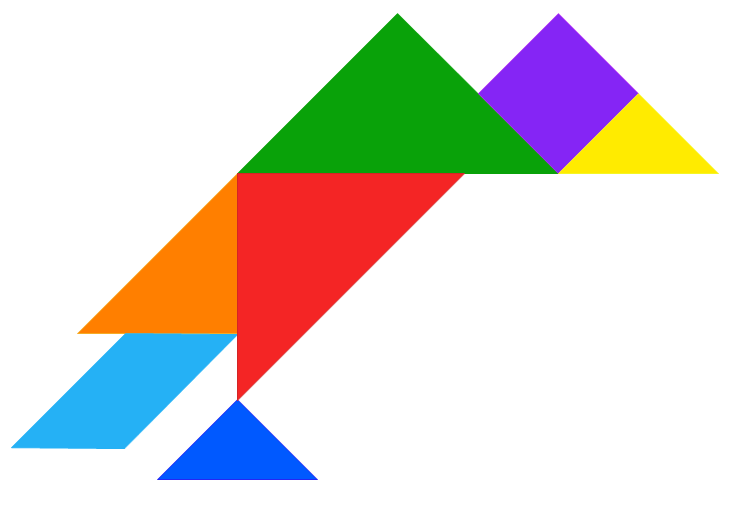
//> input picture images/bird.png, 732 x 507 px
$ ./color_detection   (built with g++ and OpenCV 4)
//> lines starting //> are read from the running program, lines starting //| are printed output that depends on the picture; after the words box and inside, x2 and y2 are one past the last pixel; in counts of white or black regions, pixels touching at a corner belong together
#include "opencv2/opencv.hpp"
#include <iostream>

using namespace std;
using namespace cv;

int checkPoly(vector<Point>& poly, float margin);
double getDistance(const Point& p1, const Point& p2);

int main () {
    int count = 0;
	Mat src = imread("images/bird.png");
//> src is the input picture: 507 rows x 732 cols, CV_8UC3; mean B, G, R 208.7, 215.2, 220.7
	if (src.empty()) {
        printf("File read error!\n");
        exit(-1);
    }

	Mat canny;
	Canny(src, canny, 30, 60);
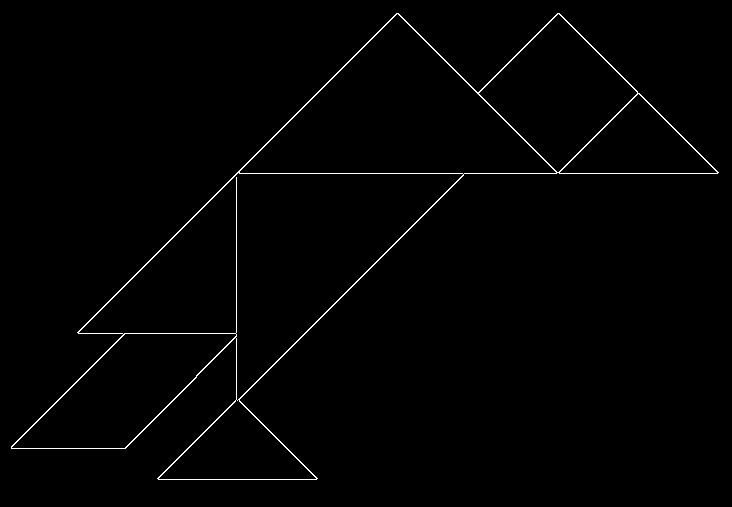
//> canny: 507 rows x 732 cols, CV_8UC1; 1.1% white in thin lines or dots, all inside (x1, y1, x2, y2) = (11, 13, 719, 480)
	dilate(canny, canny, Mat(), Point(-1, -1), 1);
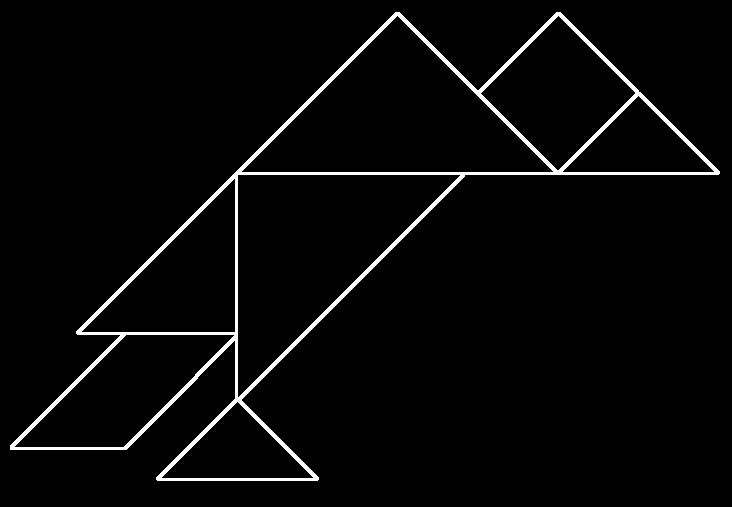
//> canny: 507 rows x 732 cols, CV_8UC1; 3.2% white; 1 white region
	imshow("Canny", canny);

	//find contours
	vector<vector<Point>> contours;
	vector<Vec4i> hierarchy;

	//	findContours(canny.clone(), contours, hierarchy, CV_RETR_TREE, CV_CHAIN_APPROX_SIMPLE);
	findContours(canny.clone(), contours, hierarchy, RETR_TREE, CHAIN_APPROX_SIMPLE);
//> contours = 8 contours; box (x1, y1, x2, y2) and area: (10, 12, 720, 481) 107358, (237, 174, 461, 398) 25086, (241, 15, 554, 173) 24647, (14, 334, 235, 448) 12388, (480, 15, 636, 171) 12090, (81, 178, 236, 333) 12010, (161, 401, 314, 479) 5927, (562, 95, 715, 173) 5927
	if (contours.size() <= 0) {
		cout << "No components" << endl;
		return -1;
	}

	int triangle = 0, srect = 0, prect = 0;
	Mat result = src.clone();

	for (size_t i = 0; i < contours.size(); i++) {
		vector<Point> poly;
		approxPolyDP(contours[i], poly, 10, true);
		int ret = 0;
		ret = checkPoly(poly, 0.7);

		if (ret != -1) {
			count++;
			polylines(result, poly, true, Scalar(0, 0, 0), 2);
			RotatedRect minrect = minAreaRect(poly);

			if (minrect.size.width * minrect.size.height < 90)
				continue;
			if (ret == 3) {
				triangle++;
				putText(result, "T", minrect.center, FONT_HERSHEY_COMPLEX, 0.6, Scalar(0, 0, 0), 2);
			}
			else if (ret == 4) {
				srect++;
				putText(result, "SR", minrect.center, FONT_HERSHEY_COMPLEX, 0.6, Scalar(0, 0, 0), 2);
			}
			else if (ret == 5) {
				prect++;
				putText(result, "PR", minrect.center, FONT_HERSHEY_COMPLEX, 0.6, Scalar(0, 0, 0), 2);
			}
		}
	}
//> this loop made 8 passes
//> (poly, ret, minrect, srect) on pass 7: (4 Points (x, y): [558, 15], [635, 93], [557, 170], [480, 93], 4, centre (557.2, 92.7), size (110.3, 109.6), angle -44.6, 2)
//> (poly, ret, minrect) on passes 2, 4, 5, 6, 8: (3 Points (x, y): [161, 477], [237, 401], [313, 477], 3, centre (237, 439), size (76, 152), angle -90), (3 Points (x, y): [234, 178], [235, 331], [82, 332], 3, centre (196.5, 293), size (216.4, 108.2), angle -45.4), (3 Points (x, y): [237, 396], [238, 174], [460, 175], 3, centre (293.2, 229.8), size (314, 157), angle -44.7), (3 Points (x, y): [562, 171], [638, 95], [714, 171], 3, centre (638, 133), size (76, 152), angle -90), (3 Points (x, y): [241, 171], [397, 15], [553, 171], 3, centre (397, 171), size (220.6, 220.6), angle -45)
//> pass 2, `putText(result, "T", minrect.center, FONT_HERSHEY_COMPLEX, 0.6, Scalar..`:
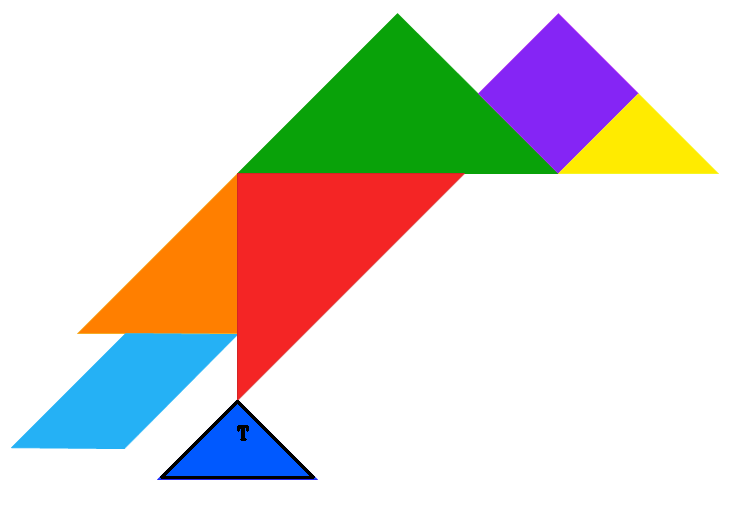
//> result: 507 rows x 732 cols, CV_8UC3; 0.36% of pixels changed, all inside (x1, y1, x2, y2) = (160, 400, 315, 479)
//> pass 3, `putText(result, "SR", minrect.center, FONT_HERSHEY_COMPLEX, 0.6, Scala..`:
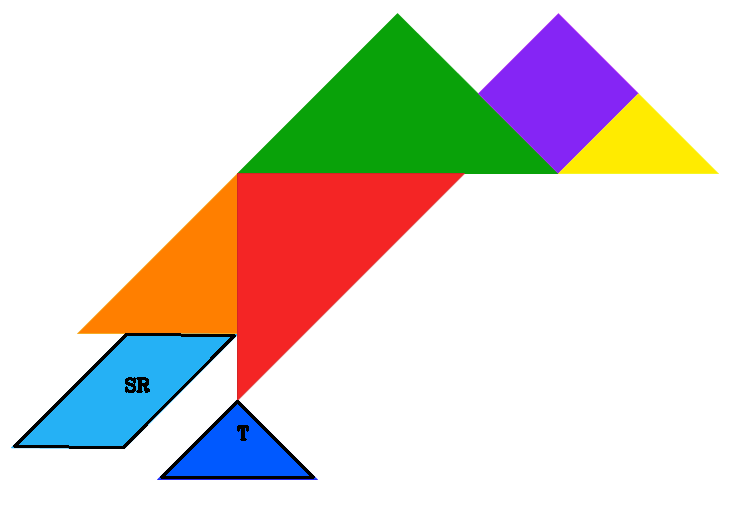
//> result: 507 rows x 732 cols, CV_8UC3; 0.53% of pixels changed, all inside (x1, y1, x2, y2) = (13, 333, 236, 449)
//> after the loop:
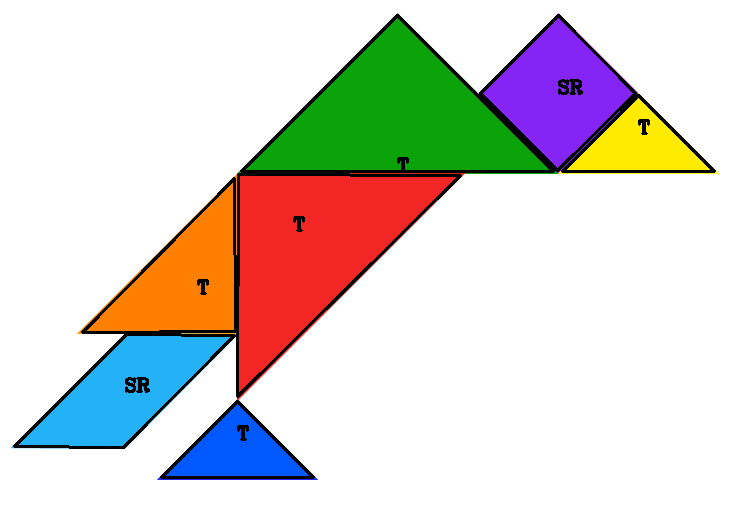
//> result: 507 rows x 732 cols, CV_8UC3; 2.61% of pixels changed, all inside (x1, y1, x2, y2) = (81, 14, 716, 398)
//> after the loop, count = 7; triangle = 5; srect = 2; prect = 0

	cout << "The number of polygons: " << count << endl;
//| The number of polygons: 7
	cout << "Tri: " << triangle << " SR:" << srect << " PR:" << prect << endl;
//| Tri: 5 SR:2 PR:0

	imshow("src", src);
	imshow("result", result);
	waitKey(0);
	destroyAllWindows();
}

double getDistance(const Point& p1, const Point& p2) {
	double distance;
	distance = sqrt(pow(p1.x - p2.x, 2) + pow(p1.y - p2.y, 2));

	return distance;
}

int checkPoly(vector<Point>& poly, float margin) {
	vector<float> lines;

	//calculate distances between vertices
	for (int i = 0; i < poly.size(); i++) {
		lines.push_back(getDistance(poly[i], poly[(i + 1) % poly.size()]));
	}
	sort(lines.begin(), lines.end());	//sort by ascending order

	vector<float>sideLenRatio;
	for (int i = 0; i < lines.size(); i++) {
		sideLenRatio.push_back(lines[i] / lines[0]);
	}

	if (lines.size() == 3) {
		if (((sideLenRatio[0] >= (1 - margin)) && (sideLenRatio[0] <= (1 + margin))) &&
			((sideLenRatio[1] >= (1 - margin)) && (sideLenRatio[1] <= (1 + margin))) &&
			((sideLenRatio[2] >= (1.4 - margin)) && (sideLenRatio[2] <= (1.4 + margin))))
			return 3;
		else return -1;
	}

	else if (lines.size() == 4) {
		if (((sideLenRatio[0] >= (1 - margin)) && (sideLenRatio[0] <= (1 + margin))) &&
			((sideLenRatio[1] >= (1 - margin)) && (sideLenRatio[1] <= (1 + margin))) &&
			((sideLenRatio[2] >= (1 - margin)) && (sideLenRatio[2] <= (1 + margin))) &&
			((sideLenRatio[3] >= (1 - margin)) && (sideLenRatio[3] <= (1 + margin))))
			return 4;

        else if (((sideLenRatio[0] >= (1 - margin)) && (sideLenRatio[0] <= (1 + margin))) &&
            ((sideLenRatio[1] >= (1 - margin)) && (sideLenRatio[1] <= (1 + margin))) &&
            ((sideLenRatio[2] >= (1.4 - margin)) && (sideLenRatio[2] <= (1.4 + margin))) &&
            ((sideLenRatio[3] >= (1.4 - margin)) && (sideLenRatio[3] <= (1.4 + margin))))
            return 5; //����纯 - 1:1:1.4:1.4

        else
            return -1;
    }
	else return -1;
}
